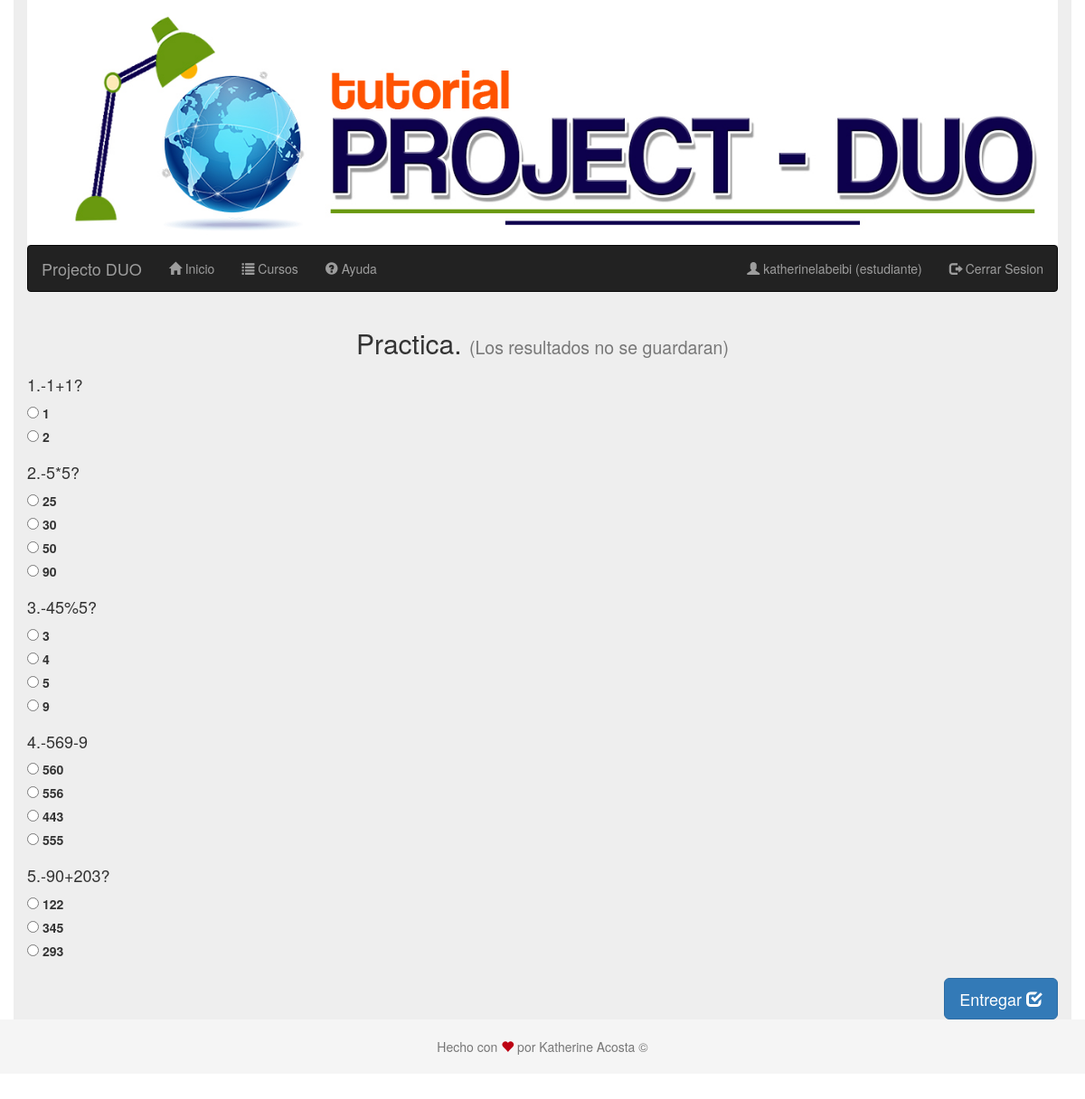
Screenshot of /practica.php?id=5 (signed in) with the database file from the repository.
### tables this page shows
CREATE TABLE IF NOT EXISTS `preguntas` (
  `id` int(11) NOT NULL AUTO_INCREMENT,
  `capitulos_id` int(11) NOT NULL,
  `pregunta` varchar(256) DEFAULT NULL COMMENT 'que es html?',
  `opciones` varchar(256) DEFAULT NULL COMMENT 'un lenguaje,  una comida, un show de television',
  `respuesta` varchar(45) DEFAULT NULL COMMENT 'un lenguaje',
  PRIMARY KEY (`id`),
  KEY `fk_ejercicios_capitulos1_idx` (`capitulos_id`)
);

### practica.php (the view, shortened to what this page needs)
<?php
require('encabezado.php');
require('barra_de_navegacion.php');
?>
<?php
require('conneccion.php');
$query_preguntas = "SELECT * FROM preguntas "
    . " WHERE capitulos_id = " . $_GET['id'];
$resultado = $mysqli->query($query_preguntas);
if ($resultado) {
    $preguntas = $resultado;
} else {
    $mensaje = "Curso no encontrado";
}
?>
<div class="row <?= !isset($mostrarResultado) ? '' : 'hidden' ?>">
    <h2 class="text-center">Practica.
        <small>(Los resultados no se guardaran)</small>
    </h2>
    <form class="col-sm-12" action="practica.php?id=<?= $_GET['id'] ?>" method="POST">
        <?php
        $preguntaNum = 1;
        while ($pregunta = $preguntas->fetch_array(MYSQLI_ASSOC)) { ?>
            <div class="form-group">
                <h4><?= "$preguntaNum.-" . $pregunta['pregunta'] ?></h4>
                <?php
                $opciones = explode(',', $pregunta['opciones']);
                for ($i = 0; $i < count($opciones); $i++) { ?>
                    <label for="pregunta<?= $pregunta['id'] . 'opcion' . $i ?>">
                        <input type="radio"
                               name="<?= $pregunta['id'] ?>"
                               value="<?= $opciones[$i] ?>"
                               id="pregunta<?= $pregunta['id'] . 'opcion' . $i ?>"
                        />
                        <?= $opciones[$i] ?>
                    </label>
                    <br>
                <?php } ?>
            </div>
            <?php $preguntaNum++;
        } ?>
        <div>
            <button class="btn btn-primary btn-lg pull-right " id="botonEntregarExamen">
                Entregar <i class="glyphicon glyphicon-check"></i>
            </button>
        </div>
    </form>
</div>
<?php require('pie.php'); ?>

### estilos/estilopie.css (style rules this page uses)
html { position: relative; min-height: 100%; }
body { margin-bottom: 60px; }

### rows the page displays
preguntas: pregunta "1+1?", opciones "1", opciones "2"
preguntas: pregunta "5*5?", opciones "25", opciones "30", opciones "50", opciones "90"
preguntas: pregunta "45%5?", id "3", opciones "4", capitulos "5", respuesta "9"
preguntas: pregunta "569-9", opciones "560", opciones "556", opciones "443", opciones "555"
preguntas: pregunta "90+203?", opciones "122", opciones "345", opciones "293"

### other values shown
$_SESSION['usuario'] "katherinelabeibi"
$_SESSION['tipo_de_usuario'] "estudiante"
